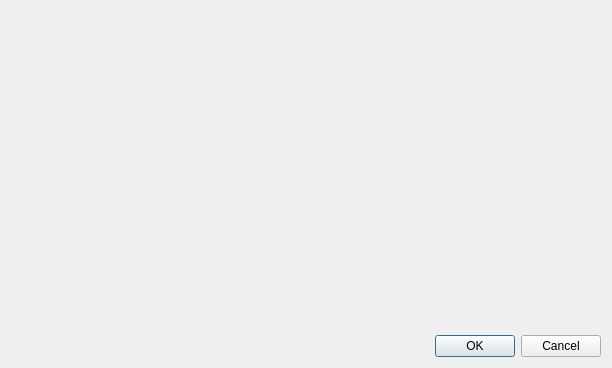
<?xml version="1.0" encoding="UTF-8"?>
<ui version="4.0">
 <class>cart</class>
 <widget class="QDialog" name="cart">
  <property name="geometry">
   <rect>
    <x>0</x>
    <y>0</y>
    <width>612</width>
    <height>368</height>
   </rect>
  </property>
  <property name="windowTitle">
   <string>Dialog</string>
  </property>
  <widget class="QDialogButtonBox" name="buttonBox">
   <property name="geometry">
    <rect>
     <x>260</x>
     <y>330</y>
     <width>341</width>
     <height>32</height>
    </rect>
   </property>
   <property name="orientation">
    <enum>Qt::Horizontal</enum>
   </property>
   <property name="standardButtons">
    <set>QDialogButtonBox::Cancel|QDialogButtonBox::Ok</set>
   </property>
  </widget>
 </widget>
 <resources/>
 <connections>
  <connection>
   <sender>buttonBox</sender>
   <signal>accepted()</signal>
   <receiver>cart</receiver>
   <slot>accept()</slot>
   <hints>
    <hint type="sourcelabel">
     <x>248</x>
     <y>254</y>
    </hint>
    <hint type="destinationlabel">
     <x>157</x>
     <y>274</y>
    </hint>
   </hints>
  </connection>
  <connection>
   <sender>buttonBox</sender>
   <signal>rejected()</signal>
   <receiver>cart</receiver>
   <slot>reject()</slot>
   <hints>
    <hint type="sourcelabel">
     <x>316</x>
     <y>260</y>
    </hint>
    <hint type="destinationlabel">
     <x>286</x>
     <y>274</y>
    </hint>
   </hints>
  </connection>
 </connections>
</ui>
